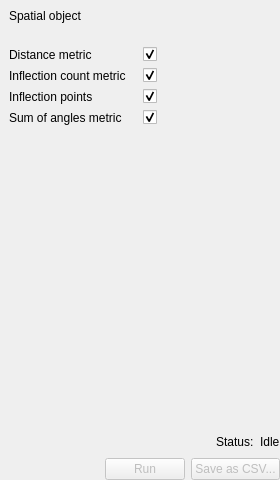
<?xml version="1.0" encoding="UTF-8"?>
<ui version="4.0">
 <class>qSlicerTortuosityModule</class>
 <widget class="qSlicerWidget" name="qSlicerTortuosityModule">
  <property name="enabled">
   <bool>true</bool>
  </property>
  <property name="geometry">
   <rect>
    <x>0</x>
    <y>0</y>
    <width>280</width>
    <height>480</height>
   </rect>
  </property>
  <property name="windowTitle">
   <string>Form</string>
  </property>
  <layout class="QVBoxLayout" name="verticalLayout">
   <property name="margin">
    <number>0</number>
   </property>
   <item>
    <widget class="ctkCollapsibleButton" name="InputCollapsibleButton" native="true">
     <property name="text" stdset="0">
      <string>IO</string>
     </property>
     <layout class="QGridLayout" name="gridLayout">
      <item row="0" column="0">
       <widget class="QLabel" name="CurrentSpatialObjectLabel">
        <property name="text">
         <string>Spatial object</string>
        </property>
       </widget>
      </item>
      <item row="0" column="1">
       <widget class="qMRMLNodeComboBox" name="CurrentSpatialObjectComboBox">
        <property name="nodeTypes">
         <stringlist>
          <string>vtkMRMLSpatialObjectsNode</string>
         </stringlist>
        </property>
        <property name="removeEnabled">
         <bool>true</bool>
        </property>
        <property name="renameEnabled">
         <bool>true</bool>
        </property>
       </widget>
      </item>
     </layout>
    </widget>
   </item>
   <item>
    <widget class="ctkCollapsibleButton" name="ParametersCollapsibleButton" native="true">
     <property name="text" stdset="0">
      <string>CollapsibleButton</string>
     </property>
     <layout class="QGridLayout" name="gridLayout_2">
      <item row="0" column="1">
       <widget class="QCheckBox" name="DistanceMetricCheckBox">
        <property name="text">
         <string/>
        </property>
        <property name="checked">
         <bool>true</bool>
        </property>
       </widget>
      </item>
      <item row="2" column="0">
       <widget class="QLabel" name="InflectionCountMetric">
        <property name="text">
         <string>Inflection count metric</string>
        </property>
       </widget>
      </item>
      <item row="2" column="1">
       <widget class="QCheckBox" name="InflectionCountMetricCheckBox">
        <property name="text">
         <string/>
        </property>
        <property name="checked">
         <bool>true</bool>
        </property>
       </widget>
      </item>
      <item row="0" column="0">
       <widget class="QLabel" name="DistanceMetricLabel">
        <property name="text">
         <string>Distance metric</string>
        </property>
       </widget>
      </item>
      <item row="4" column="0">
       <widget class="QLabel" name="SumOfAnglesMetricLabel">
        <property name="text">
         <string>Sum of angles metric</string>
        </property>
       </widget>
      </item>
      <item row="4" column="1">
       <widget class="QCheckBox" name="SumOfAnglesMetricCheckBox">
        <property name="text">
         <string/>
        </property>
        <property name="checked">
         <bool>true</bool>
        </property>
       </widget>
      </item>
      <item row="3" column="0">
       <widget class="QLabel" name="InflectionPointsLabel">
        <property name="text">
         <string>Inflection points</string>
        </property>
       </widget>
      </item>
      <item row="3" column="1">
       <widget class="QCheckBox" name="InflectionPointsCheckBox">
        <property name="text">
         <string/>
        </property>
        <property name="checked">
         <bool>true</bool>
        </property>
       </widget>
      </item>
     </layout>
    </widget>
   </item>
   <item>
    <widget class="qMRMLTablesWidget" name="TableWidget"/>
   </item>
   <item>
    <spacer name="verticalSpacer">
     <property name="orientation">
      <enum>Qt::Vertical</enum>
     </property>
     <property name="sizeHint" stdset="0">
      <size>
       <width>20</width>
       <height>40</height>
      </size>
     </property>
    </spacer>
   </item>
   <item>
    <layout class="QHBoxLayout" name="horizontalLayout_2">
     <item>
      <spacer name="horizontalSpacer_2">
       <property name="orientation">
        <enum>Qt::Horizontal</enum>
       </property>
       <property name="sizeHint" stdset="0">
        <size>
         <width>40</width>
         <height>20</height>
        </size>
       </property>
      </spacer>
     </item>
     <item>
      <widget class="QLabel" name="StatusTextLabel">
       <property name="text">
        <string>Status:</string>
       </property>
      </widget>
     </item>
     <item>
      <widget class="QLabel" name="StatusLabel">
       <property name="text">
        <string>Idle</string>
       </property>
      </widget>
     </item>
    </layout>
   </item>
   <item>
    <layout class="QHBoxLayout" name="horizontalLayout">
     <item>
      <spacer name="horizontalSpacer">
       <property name="orientation">
        <enum>Qt::Horizontal</enum>
       </property>
       <property name="sizeHint" stdset="0">
        <size>
         <width>40</width>
         <height>20</height>
        </size>
       </property>
      </spacer>
     </item>
     <item>
      <widget class="QPushButton" name="RunPushButton">
       <property name="enabled">
        <bool>false</bool>
       </property>
       <property name="text">
        <string>Run</string>
       </property>
       <property name="checkable">
        <bool>true</bool>
       </property>
      </widget>
     </item>
     <item>
      <widget class="QPushButton" name="SaveCSVPushButton">
       <property name="enabled">
        <bool>false</bool>
       </property>
       <property name="text">
        <string>Save as CSV...</string>
       </property>
       <property name="checkable">
        <bool>true</bool>
       </property>
      </widget>
     </item>
    </layout>
   </item>
  </layout>
 </widget>
 <customwidgets>
  <customwidget>
   <class>qMRMLNodeComboBox</class>
   <extends>QWidget</extends>
   <header>qMRMLNodeComboBox.h</header>
  </customwidget>
  <customwidget>
   <class>qMRMLWidget</class>
   <extends>QWidget</extends>
   <header>qMRMLWidget.h</header>
   <container>1</container>
  </customwidget>
  <customwidget>
   <class>qSlicerWidget</class>
   <extends>QWidget</extends>
   <header>qSlicerWidget.h</header>
   <container>1</container>
  </customwidget>
  <customwidget>
   <class>qMRMLTablesWidget</class>
   <extends>qMRMLWidget</extends>
   <header>qMRMLTablesWidget.h</header>
  </customwidget>
  <customwidget>
   <class>ctkCollapsibleButton</class>
   <extends>QWidget</extends>
   <header>ctkCollapsibleButton.h</header>
   <container>1</container>
  </customwidget>
 </customwidgets>
 <resources/>
 <connections>
  <connection>
   <sender>qSlicerTortuosityModule</sender>
   <signal>mrmlSceneChanged(vtkMRMLScene*)</signal>
   <receiver>CurrentSpatialObjectComboBox</receiver>
   <slot>setMRMLScene(vtkMRMLScene*)</slot>
   <hints>
    <hint type="sourcelabel">
     <x>139</x>
     <y>150</y>
    </hint>
    <hint type="destinationlabel">
     <x>175</x>
     <y>41</y>
    </hint>
   </hints>
  </connection>
  <connection>
   <sender>qSlicerTortuosityModule</sender>
   <signal>mrmlSceneChanged(vtkMRMLScene*)</signal>
   <receiver>TableWidget</receiver>
   <slot>setMRMLScene(vtkMRMLScene*)</slot>
   <hints>
    <hint type="sourcelabel">
     <x>139</x>
     <y>239</y>
    </hint>
    <hint type="destinationlabel">
     <x>139</x>
     <y>233</y>
    </hint>
   </hints>
  </connection>
 </connections>
 <slots>
  <signal>currentNodeChanged(vtkMRMLNode*)</signal>
  <slot>setSpatialObjectsNode(vtkMRMLNode*)</slot>
 </slots>
</ui>
